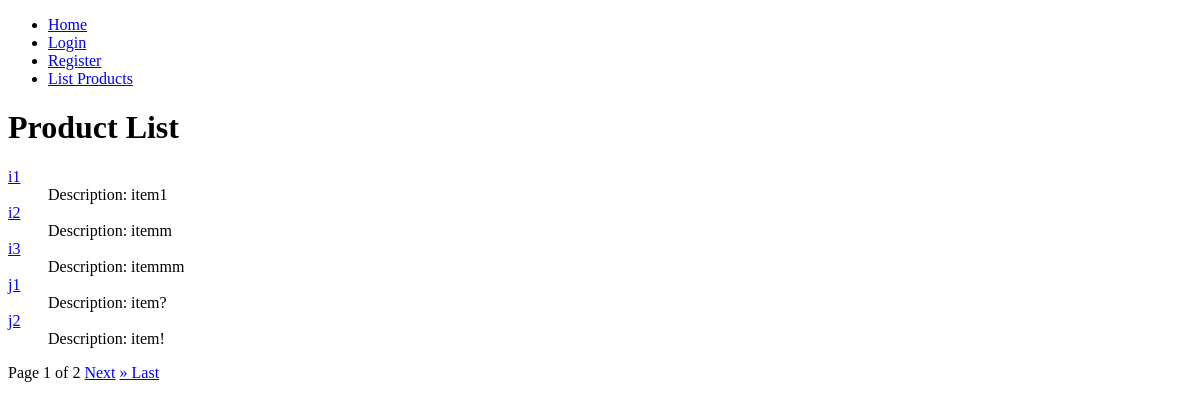
The page /list/ on the database as committed earlier.
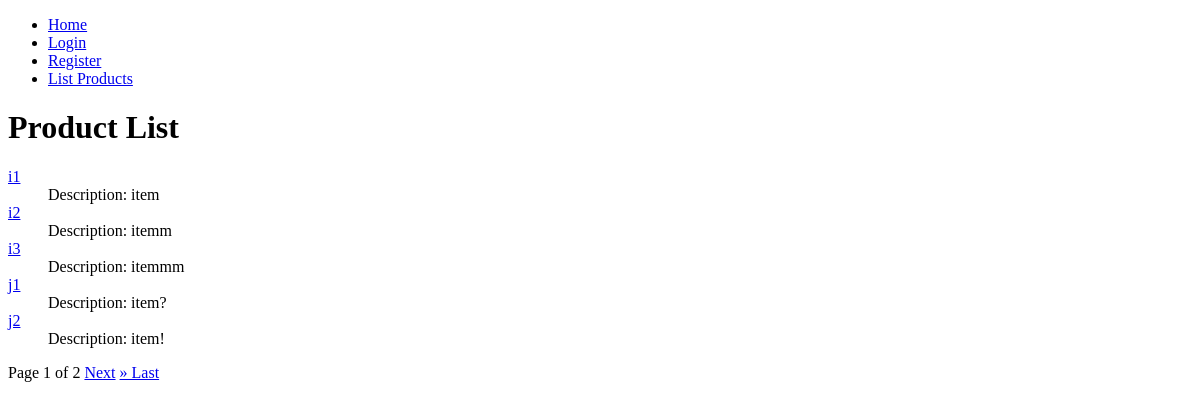
The same page on the database as committed later.
### main/models.py (models this page shows)
class Product(models.Model):
    product_id = models.UUIDField(primary_key=True, default=uuid.uuid4)
    name = models.CharField(max_length=30, unique=True)
    description = models.TextField(blank=True, null=True)
    price = models.DecimalField(decimal_places=2, max_digits=8)
    quantity = models.IntegerField()
    created_at = models.DateTimeField(default=timezone.now)
    updated_at = models.DateTimeField(default=timezone.now)
    seller_id = models.ForeignKey(CustomUser, on_delete=models.CASCADE, verbose_name="related seller", default=None)
    category_id = models.ForeignKey(Category, on_delete=models.CASCADE, verbose_name="related category")

### main/views.py (the view)
# urls.py: path("list/", views.list, name="list"),
def list(request):
    p = Paginator(Product.objects.all(), 5)
    page = request.GET.get("page")
    products = p.get_page(page)
    return render(request, "main/list.html", {"products": products})

### main/templates/main/list.html (shortened to what this page needs)
{% extends 'main/base.html' %}
{% block content %}
<h1>Product List</h1>
<dl>
    {% for product in products %}
        <dt><a href="/read/{{ product.product_id }}">{{ product.name }}</a></dt>
        <dd>Description: {{ product.description }}</dd>
    {% endfor %}
</dl>
Page {{ products.number }} of {{ products.paginator.num_pages}}
{% if products.has_next %}
    <a href="?page={{ products.next_page_number }}">Next</a>
    <a href="?page={{ products.paginator.num_pages }}">&raquo Last</a>
{% endif %}
{% endblock content %}

Rows that differ between the two databases and show on the page:
changed Product: description "item1" → "item"
